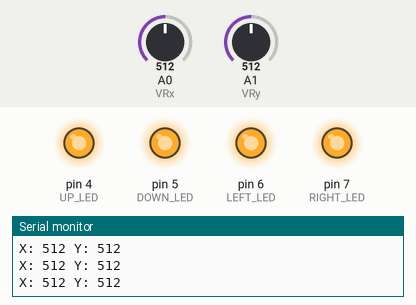
A sketch run on a simulated Arduino Uno, built with avr-gcc and run on an emulated ATmega328P. Parts: output pins drawn as LEDs (lit = HIGH), the last lines printed to the serial monitor. The inputs (shaded band) are chosen by the test bench; at power-on: A0 (VRx) = 512, A1 (VRy) = 512.

Above: at 1.2 s.
1.3 s: A0 (VRx) set to 106
2.8 s: A0 (VRx) set to 92
At 3.2 s:
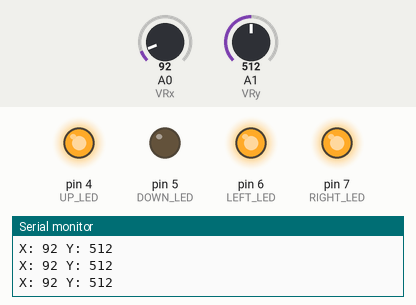
4.3 s: A0 (VRx) set to 1023
At 5.5 s:
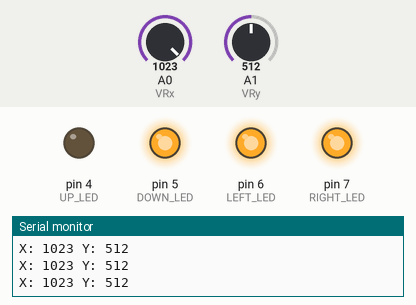
5.8 s: A0 (VRx) set to 619
7.3 s: A0 (VRx) set to 586
At 8.0 s:
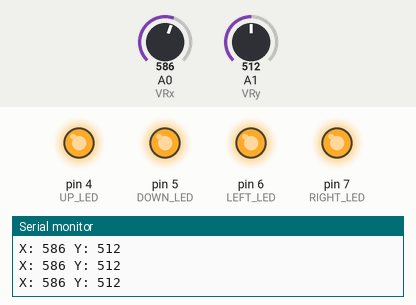
8.8 s: A1 (VRy) set to 111
11.8 s: A1 (VRy) set to 89
At 12.8 s:
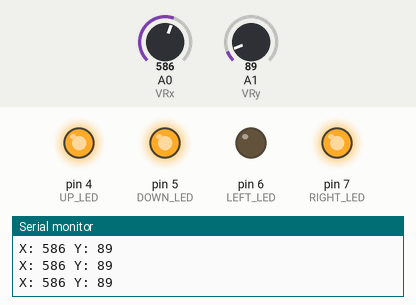
Timing chart, 0 to 14.3 s (numbered marks = the images above; inputs shaded):
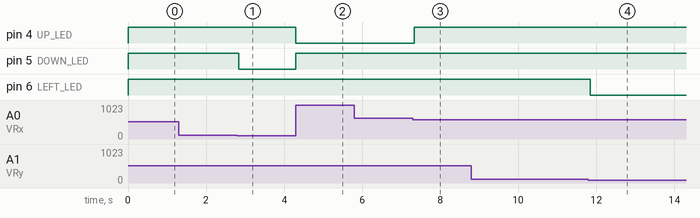

The sketch:

joystick_basics.ino
```cpp
const int VRx = A0;  // X-axis (up/down)
const int VRy = A1;  // Y-axis (left/right)

const int UP_LED = 4;
const int DOWN_LED = 5;
const int LEFT_LED = 6;
const int RIGHT_LED = 7;

const int THRESHOLD_HIGH = 600;
const int THRESHOLD_LOW  = 100; // Not 0—give some margin!

void setup() {
  pinMode(UP_LED, OUTPUT);
  pinMode(DOWN_LED, OUTPUT);
  pinMode(LEFT_LED, OUTPUT);
  pinMode(RIGHT_LED, OUTPUT);

  // Start with all LEDs OFF (common cathode: LOW is OFF)
  digitalWrite(UP_LED, HIGH);
  digitalWrite(DOWN_LED, HIGH);
  digitalWrite(LEFT_LED, HIGH);
  digitalWrite(RIGHT_LED, HIGH);

  Serial.begin(9600);
}

void loop() {
  int xValue = analogRead(VRx);
  int yValue = analogRead(VRy);

  Serial.print("X: ");
  Serial.print(xValue);
  Serial.print(" Y: ");
  Serial.println(yValue);

  // Turn all LEDs OFF
  digitalWrite(UP_LED, HIGH);
  digitalWrite(DOWN_LED, HIGH);
  digitalWrite(LEFT_LED, HIGH);
  digitalWrite(RIGHT_LED, HIGH);

  // Check for direction
  if (xValue > THRESHOLD_HIGH) {
    digitalWrite(UP_LED, LOW);    // UP = X high
  } else if (xValue < THRESHOLD_LOW) {
    digitalWrite(DOWN_LED, LOW);  // DOWN = X low
  } else if (yValue < THRESHOLD_LOW) {
    digitalWrite(LEFT_LED, LOW);  // LEFT = Y low
  } else if (yValue > THRESHOLD_HIGH) {
    digitalWrite(RIGHT_LED, LOW); // RIGHT = Y high
  }

  delay(50);
}
```

Measured:
- the behaviour switches between 100 and 99 on A0 (VRx) (found by bisection; images 0 and 1)
- the behaviour switches between 601 and 600 on A0 (VRx) (found by bisection; images 2 and 3)
- the behaviour switches between 100 and 99 on A1 (VRy) (found by bisection; images 3 and 4)
- after the input at 2.8 s, pin 5 (DOWN_LED): HIGH → LOW at once
- after the input at 4.3 s, pin 4 (UP_LED): HIGH → LOW at once; pin 5 (DOWN_LED): LOW → HIGH at once
- after the input at 7.3 s, pin 4 (UP_LED): LOW → HIGH at once
- after the input at 11.8 s, pin 6 (LEFT_LED): HIGH → LOW after 0.05 s
